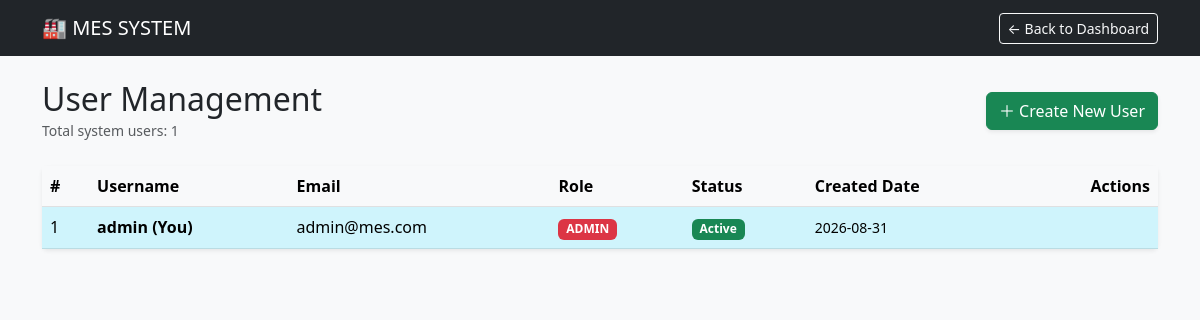
Before: /admin/users (signed in) with the older database file.
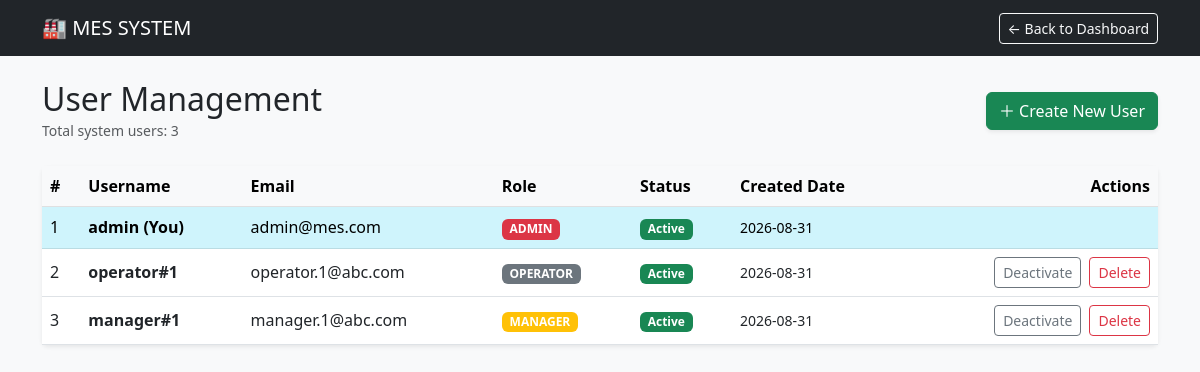
After: the same page with the newer database file.
### app.py (models this page shows, shortened)
class User(db.Model, UserMixin):
    id = db.Column(db.Integer, primary_key=True)
    username = db.Column(db.String(50), unique=True, nullable=False)
    email = db.Column(db.String(120), unique=True, nullable=False)
    password_hash = db.Column(db.String(128), nullable=False)
    role = db.Column(db.String(20), default='operator') # admin, manager, operator
    is_active = db.Column(db.Boolean, default=True)
    date_created = db.Column(db.DateTime, default=datetime.now)

### app.py (the view)
@app.route('/admin/users')
@login_required
@role_required('admin')
def admin_users():
    users = User.query.all()
    user_count = User.query.count()
    return render_template('admin_users.html', users=users, user_count=user_count)

### app.py (called while the page is built)
@login_manager.user_loader
def load_user(user_id):
    return User.query.get(int(user_id))

def role_required(*roles):
    def decorator(f):
        @wraps(f)
        def decorated_function(*args, **kwargs):
            if not current_user.is_authenticated or current_user.role not in roles:
                flash("Quyền truy cập bị từ chối!", "danger")
                return redirect(url_for('index'))
            return f(*args, **kwargs)
        return decorated_function
    return decorator

### templates/admin_users.html (shortened to what this page needs)
<!DOCTYPE html>
<html lang="en">
<head>
    <link href="https://cdn.jsdelivr.net/npm/bootstrap@5.3.0/dist/css/bootstrap.min.css" rel="stylesheet">
</head>
<body class="bg-light">
<nav class="navbar navbar-dark bg-dark mb-4">
    <div class="container">
        <a class="navbar-brand" href="/">🏭 MES SYSTEM</a>
        <a href="/" class="btn btn-outline-light btn-sm">← Back to Dashboard</a>
    </div>
</nav>
<div class="container">
    <div class="d-flex justify-content-between align-items-center mb-4">
        <div>
            <h2 class="mb-0">User Management</h2>
            <small class="text-muted">Total system users: {{ user_count }}</small>
        </div>
        <button class="btn btn-success shadow-sm" data-bs-toggle="modal" data-bs-target="#createUserModal">
            ＋ Create New User
        </button>
    </div>
    <div class="card shadow-sm border-0">
        <div class="table-responsive">
            <table class="table table-hover align-middle mb-0">
                <thead class="table-light">
                    <tr>
                        <th>#</th>
                        <th>Username</th>
                        <th>Email</th>
                        <th>Role</th>
                        <th>Status</th>
                        <th>Created Date</th>
                        <th class="text-end">Actions</th>
                    </tr>
                </thead>
                <tbody>
                    {% for user in users %}
                    <tr class="{% if user.id == current_user.id %}table-info{% endif %}">
                        <td>{{ user.id }}</td>
                        <td class="fw-bold">{{ user.username }} {% if user.id == current_user.id %}(You){% endif %}</td>
                        <td>{{ user.email }}</td>
                        <td>
                            <span class="badge {% if user.role == 'admin' %}bg-danger{% elif user.role == 'manager' %}bg-warning{% else %}bg-secondary{% endif %}">
                                {{ user.role|upper }}
                            </span>
                        </td>
                        <td>
                            {% if user.is_active %}
                                <span class="badge bg-success">Active</span>
                            {% else %}
                                <span class="badge bg-danger">Inactive</span>
                            {% endif %}
                        </td>
                        <td class="small">{{ user.date_created.strftime('%Y-%m-%d') }}</td>
                        <td class="text-end">
                            {% if user.id != current_user.id %}
                            <div class="d-flex justify-content-end gap-2">
                                <form action="/admin/toggle-user/{{ user.id }}" method="POST">
                                    <button class="btn btn-sm {% if user.is_active %}btn-outline-secondary{% else %}btn-outline-success{% endif %}">
                                        {% if user.is_active %}Deactivate{% else %}Activate{% endif %}
                                    </button>
                                </form>
                                <form action="/admin/delete-user/{{ user.id }}" method="POST" onsubmit="return confirm('Are you sure? This cannot be undone.');">
                                    <button class="btn btn-sm btn-outline-danger">Delete</button>
                                </form>
                            </div>
                            {% endif %}
                        </td>
                    </tr>
                    {% endfor %}
                </tbody>
            </table>
        </div>
    </div>
</div>
</body>
</html>

Changed rows visible on the page:
added User: id "2", username "operator#1", email "operator.1@abc.com", role "OPERATOR", is_active "Active", date_created "2026-08-31"
added User: id "3", username "manager#1", email "manager.1@abc.com", role "MANAGER", is_active "Active", date_created "2026-08-31"
Other visible differences:
{{ user_count }}: "1" → "3"
